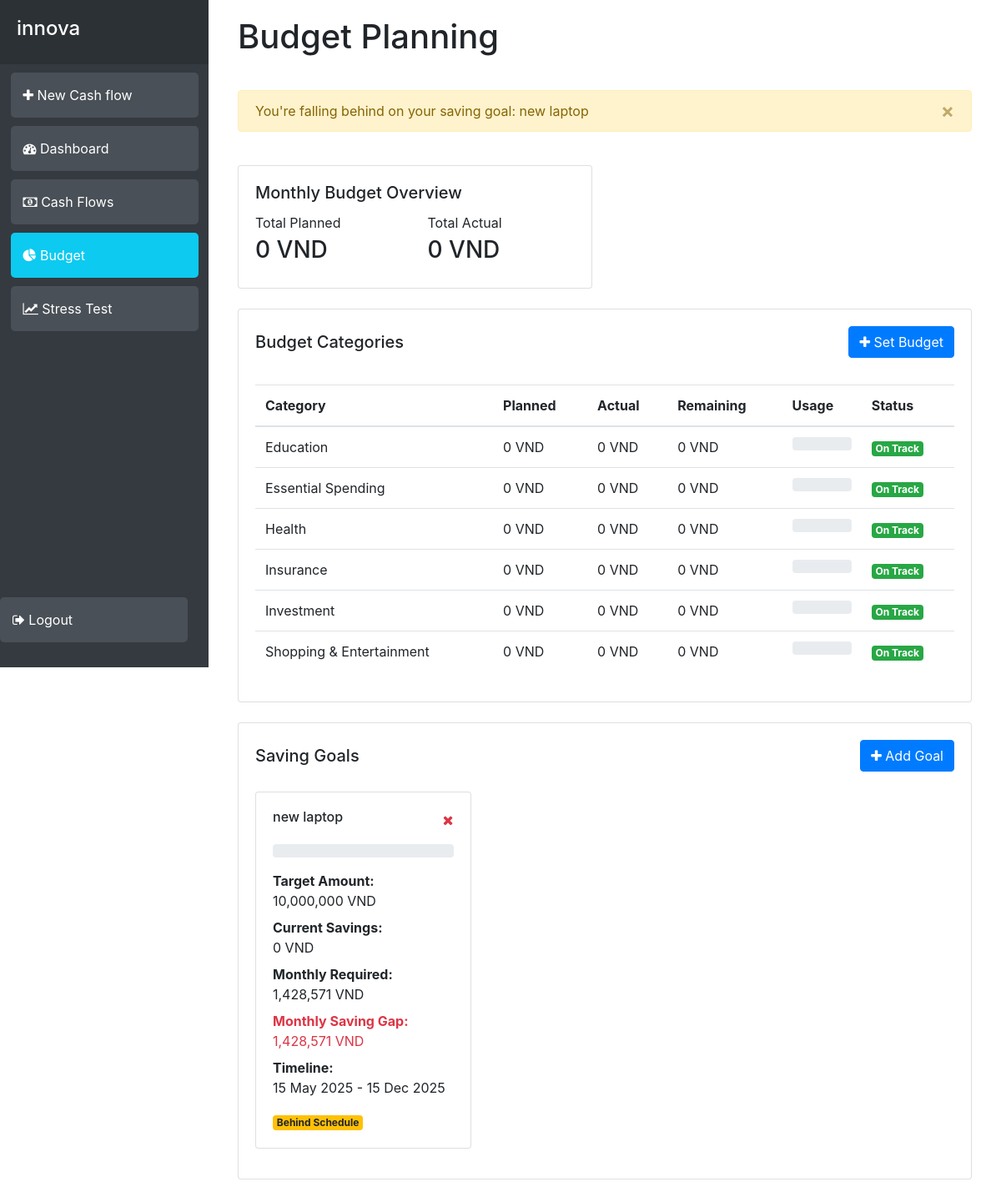
Page /budget (signed in) on the committed database.
### app/models.py (models this page shows)
class SavingGoal(db.Model):
    id = db.Column(db.Integer, primary_key=True)
    user_id = db.Column(db.Integer, db.ForeignKey('user.id'))
    name = db.Column(db.String(150))
    total_amount = db.Column(db.Float)
    start_date = db.Column(db.Date)
    target_date = db.Column(db.Date)
    past_savings = db.Column(db.Float, default=0)
    created_at = db.Column(db.DateTime(timezone=True), default=func.now())
    def calculate_monthly_saving(self):
        if not self.start_date or not self.target_date:
            return 0
        months = (
            (self.target_date.year - self.start_date.year) * 12
            + self.target_date.month - self.start_date.month
        )
        if months <= 0:
            return 0
        return (self.total_amount - self.past_savings) / months
    def calculate_progress(self, current_savings):
        if self.total_amount == 0:
            return 0
        return (current_savings / self.total_amount) * 100
    def is_on_track(self, current_monthly_saving):
        required = self.calculate_monthly_saving()
        return current_monthly_saving >= required
    def get_saving_gap(self, current_monthly_saving):
        required = self.calculate_monthly_saving()
        return required - current_monthly_saving

### app/views.py (the view, shortened to what this page needs)
@views.route('/budget', methods=['GET', 'POST'])
@login_required
def budget():
    current_month = datetime.now().strftime('%Y-%m')
    budgets = Budget.query.filter_by(
        user_id=current_user.id,
        month=current_month
    ).all()
    cashflows = Cashflow.query.filter(
        Cashflow.user_id == current_user.id,
        Cashflow.kind == 'Expense',
        func.strftime('%Y-%m', Cashflow.date) == current_month
    ).all()
    category_totals = {category.value: 0 for category in Category}
    for cashflow in cashflows:
        if cashflow.category in category_totals:
            category_totals[cashflow.category] = category_totals[cashflow.category] + float(cashflow.amount)
    budget_data = []
    total_planned = 0
    total_actual = 0
    alerts = []
    existing_budget_categories = {b.category for b in budgets}
    for category in Category:
        if category.value not in existing_budget_categories and category != Category.OTHER:
            budget_data.append({
                'category': category.value,
                'planned': 0,
                'actual': category_totals[category.value],
                'remaining': -category_totals[category.value],
                'usage_percent': 100 if category_totals[category.value] > 0 else 0
            })
            total_actual += category_totals[category.value]
    budget_data.sort(key=lambda x: x['category'])
    saving_goals = SavingGoal.query.filter_by(user_id=current_user.id).all()
    goals_data = []
    for goal in saving_goals:
        savings_cashflows = Cashflow.query.filter(
            Cashflow.user_id == current_user.id,
            Cashflow.kind == 'Savings',
            Cashflow.date >= goal.start_date,
            Cashflow.date <= goal.target_date
        ).all()
        current_savings = sum(float(cf.amount) for cf in savings_cashflows)
        if goal.start_date.year == datetime.now().year and goal.start_date.month == datetime.now().month:
            current_monthly_saving = current_savings
        else:
            months_active = ((datetime.now().year - goal.start_date.year) * 12 +
                           datetime.now().month - goal.start_date.month)
            current_monthly_saving = current_savings / max(1, months_active)
        progress = goal.calculate_progress(current_savings)
        if progress < 70:
            alerts.append({
                'type': 'warning',
                'message': f'You\'re falling behind on your saving goal: {goal.name}'
            })
        goals_data.append({
            'id': goal.id,
            'name': goal.name,
            'total_amount': goal.total_amount,
            'current_savings': current_savings,
            'monthly_required': goal.calculate_monthly_saving(),
            'progress': progress,
            'on_track': goal.is_on_track(current_monthly_saving),
            'start_date': goal.start_date,
            'target_date': goal.target_date,
            'saving_gap': goal.get_saving_gap(current_monthly_saving)
        })
    if len([d for d in budget_data if d['usage_percent'] > 100]) >= 3:
        alerts.append({
            'type': 'danger',
            'message': 'Spending is drifting from plan in multiple areas.'
        })
    return render_template(
        'budget.html',
        user=current_user,
        budget_data=budget_data,
        goals_data=goals_data,
        alerts=alerts,
        total_planned=total_planned,
        total_actual=total_actual,
        current_month=current_month,
        categories=[c.value for c in Category if c != Category.OTHER],  # Pass categories to template
        min=min
    )

### app/__init__.py (called while the page is built)
def create_app():
    app = Flask(__name__)
    app.config['SECRET_KEY'] = 'VaRriors'
    app.config['SQLALCHEMY_DATABASE_URI'] = f'sqlite:///{DB_NAME}'
    db.init_app(app)
    from .views import views
    from .auth import auth
    app.register_blueprint(views, url_prefix='/')
    app.register_blueprint(auth, url_prefix='/')
    from .models import User, Cashflow
    __all__ = ['User', 'Cashflow']
    with app.app_context():
        db.create_all()
    login_manager = LoginManager()
    login_manager.login_view = 'auth.login'
    login_manager.init_app(app)
    @login_manager.user_loader
    def load_user(id):
        return User.query.get(int(id))
    return app

### app/templates/budget.html (shortened to what this page needs)
{% extends "base.html" %}
{% block content %}
<div class="container-fluid">
    <h1 class="mb-4">Budget Planning</h1>
    {% if alerts %}
    <div class="row mb-4">
        <div class="col-12">
            {% for alert in alerts %}
            <div class="alert alert-{{ alert.type }} alert-dismissible fade show" role="alert">
                {{ alert.message }}
                <button type="button" class="close" data-dismiss="alert" aria-label="Close">
                    <span aria-hidden="true">&times;</span>
                </button>
            </div>
            {% endfor %}
        </div>
    </div>
    {% endif %}
    <div class="row mb-4">
        <div class="col-md-6">
            <div class="card">
                <div class="card-body">
                    <h5 class="card-title">Monthly Budget Overview</h5>
                    <div class="row">
                        <div class="col-6">
                            <p class="mb-1">Total Planned</p>
                            <h3>{{ "{:,.0f}".format(total_planned) }} VND</h3>
                        </div>
                        <div class="col-6">
                            <p class="mb-1">Total Actual</p>
                            <h3>{{ "{:,.0f}".format(total_actual) }} VND</h3>
                        </div>
                    </div>
                </div>
            </div>
        </div>
    </div>
    <div class="row mb-4">
        <div class="col-12">
            <div class="card">
                <div class="card-body">
                    <div class="d-flex justify-content-between align-items-center mb-4">
                        <h5 class="card-title mb-0">Budget Categories</h5>
                        <button class="btn btn-primary" data-toggle="modal" data-target="#newBudgetModal">
                            <i class="fa fa-plus"></i> Set Budget
                        </button>
                    </div>
                    {% if budget_data %}
                    <div class="table-responsive">
                        <table class="table">
                            <thead>
                                <tr>
                                    <th>Category</th>
                                    <th>Planned</th>
                                    <th>Actual</th>
                                    <th>Remaining</th>
                                    <th>Usage</th>
                                    <th>Status</th>
                                </tr>
                            </thead>
                            <tbody>
                                {% for budget in budget_data %}
                                <tr>
                                    <td>{{ budget.category }}</td>
                                    <td>{{ "{:,.0f}".format(budget.planned) }} VND</td>
                                    <td>{{ "{:,.0f}".format(budget.actual) }} VND</td>
                                    <td>{{ "{:,.0f}".format(budget.remaining) }} VND</td>
                                    <td>
                                        <div class="progress">
                                        </div>
                                    </td>
                                    <td>
                                        {% if budget.usage_percent > 100 %}
                                        <span class="badge badge-danger">Over Budget</span>
                                        {% elif budget.usage_percent > 90 %}
                                        <span class="badge badge-warning">Near Limit</span>
                                        {% else %}
                                        <span class="badge badge-success">On Track</span>
                                        {% endif %}
                                    </td>
                                </tr>
                                {% endfor %}
                            </tbody>
                        </table>
                    </div>
                    {% else %}
                    <p class="text-muted">No budgets set for this month. Click "Set Budget" to get started.</p>
                    {% endif %}
                </div>
            </div>
        </div>
    </div>
    <div class="row mb-4">
        <div class="col-12">
            <div class="card">
                <div class="card-body">
                    <div class="d-flex justify-content-between align-items-center mb-4">
                        <h5 class="card-title mb-0">Saving Goals</h5>
                        <button class="btn btn-primary" data-toggle="modal" data-target="#newSavingGoalModal">
                            <i class="fa fa-plus"></i> Add Goal
                        </button>
                    </div>
                    {% if goals_data %}
                    <div class="row">
                        {% for goal in goals_data %}
                        <div class="col-md-4 mb-3">
                            <div class="card h-100">
                                <div class="card-body">
                                    <div class="d-flex justify-content-between align-items-start mb-3">
                                        <h6 class="card-title mb-0">{{ goal.name }}</h6>
                                        <button class="btn btn-link text-danger p-0" onclick="deleteGoal({{ goal.id }})"
                                            title="Delete Goal">
                                            <i class="fa fa-times"></i>
                                        </button>
                                    </div>
                                    <div class="progress mb-3">
                                    </div>
                                    <div class="goal-details">
                                        <p class="mb-2">
                                            <strong>Target Amount:</strong><br>
                                            {{ "{:,.0f}".format(goal.total_amount) }} VND
                                        </p>
                                        <p class="mb-2">
                                            <strong>Current Savings:</strong><br>
                                            {{ "{:,.0f}".format(goal.current_savings) }} VND
                                        </p>
                                        <p class="mb-2">
                                            <strong>Monthly Required:</strong><br>
                                            {{ "{:,.0f}".format(goal.monthly_required) }} VND
                                        </p>
                                        {% if goal.saving_gap > 0 %}
                                        <p class="mb-2 text-danger">
                                            <strong>Monthly Saving Gap:</strong><br>
                                            {{ "{:,.0f}".format(goal.saving_gap) }} VND
                                        </p>
                                        {% endif %}
                                        <p class="mb-2">
                                            <strong>Timeline:</strong><br>
                                            {{ goal.start_date.strftime('%d %b %Y') }} - {{
                                            goal.target_date.strftime('%d %b %Y') }}
                                        </p>
                                    </div>
                                    <div class="mt-3">
                                        {% if goal.on_track %}
                                        <span class="badge badge-success">On Track</span>
                                        {% else %}
                                        <span class="badge badge-warning">Behind Schedule</span>
                                        {% endif %}
                                    </div>
                                </div>
                            </div>
                        </div>
                        {% endfor %}
                    </div>
                    {% else %}
                    <p class="text-muted">No saving goals yet. Click "Add Goal" to create one.</p>
                    {% endif %}
                </div>
            </div>
        </div>
    </div>
</div>
{% endblock %}

### app/templates/base.html (style rules this page uses)
.table-responsive { margin-top: 2rem; }
.alert { margin-top: 1rem; }
.table th { cursor: pointer; }

### rows in the picture
SavingGoal: name "new laptop", total_amount "10,000,000", current_savings "0", monthly_required "1,428,571", saving_gap "1,428,571", start_date "15 May 2025", target_date "15 Dec 2025"

### other values in the picture
{{ alert.message }} "You're falling behind on your saving goal: new laptop"
{{ "{:,.0f}".format(total_planned) }} "0"
{{ "{:,.0f}".format(total_actual) }} "0"
{{ budget.category }} "Education" "Essential Spending" "Health" "Insurance" "Investment" "Shopping & Entertainment"
{{ "{:,.0f}".format(budget.planned) }} "0" "0" "0" "0" "0" "0"
{{ "{:,.0f}".format(budget.actual) }} "0" "0" "0" "0" "0" "0"
{{ "{:,.0f}".format(budget.remaining) }} "0" "0" "0" "0" "0" "0"
